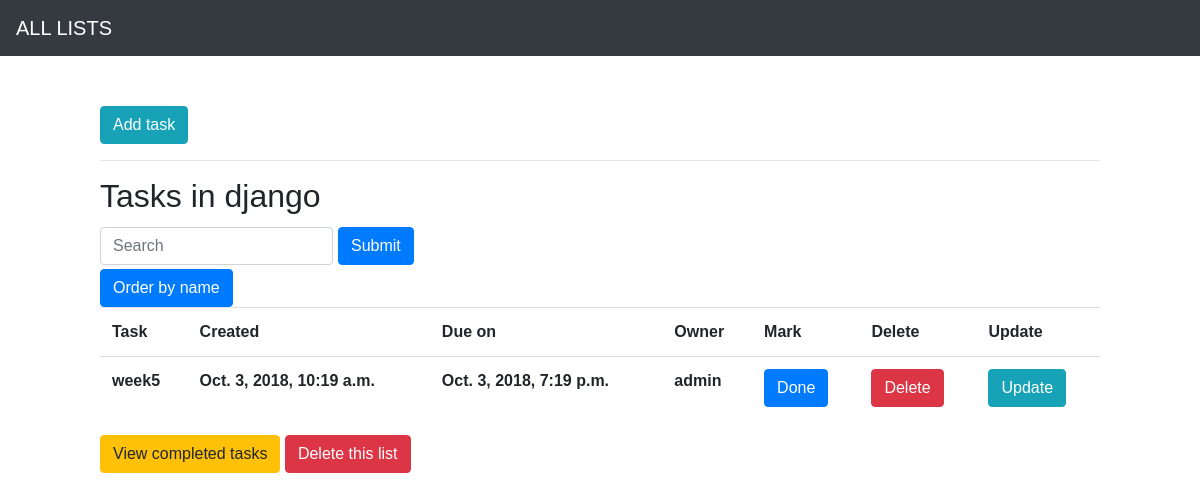
/1/todolist, run on an earlier commit of the app's database.
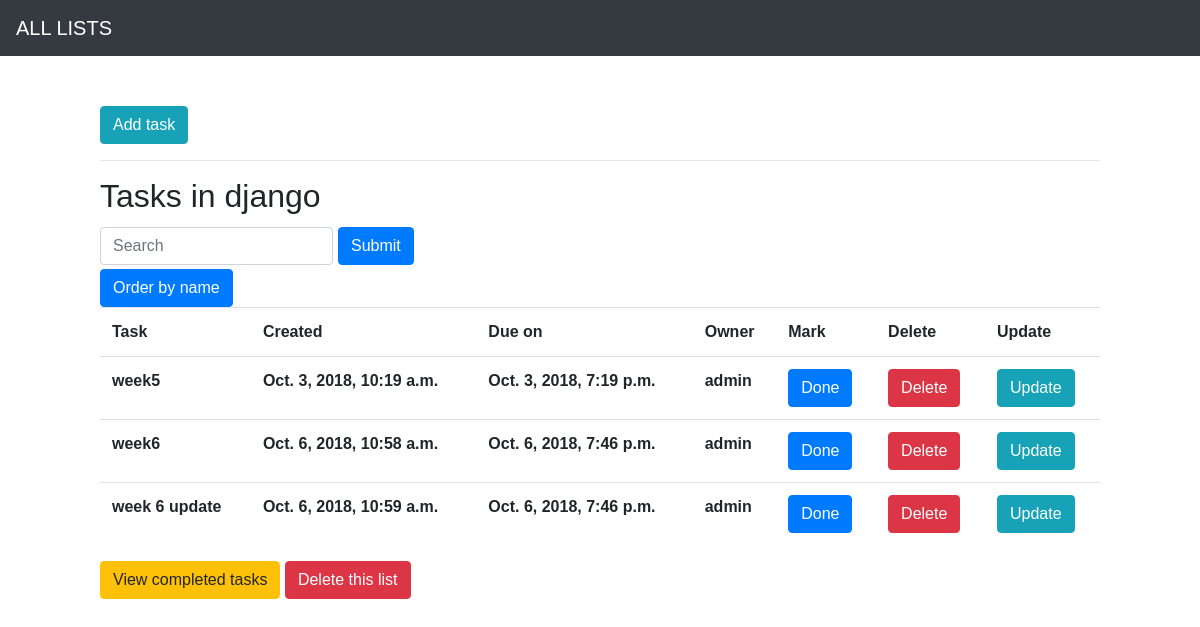
And on a later commit of the database.
### main/models.py (models this page shows, shortened)
class List(models.Model):
    name = models.CharField(max_length=255)

class Task(models.Model):
    name = models.CharField(max_length = 255)
    created = models.DateTimeField(default=datetime.now())
    due_on = models.DateTimeField(default=None)
    owner = models.ForeignKey(User, on_delete=models.CASCADE)
    mark = models.BooleanField(default = False)
    list_id = models.ForeignKey(List, on_delete=models.CASCADE, default=None, related_name='tasks')

### main/views.py (the view, shortened to what this page needs)
# urls.py: path('<int:fk>/todolist', views.to_do_list),
def to_do_list(request, fk):
    if request.method == 'GET':
        form = SearchListForm(request.GET)
    the_list = List.objects.get(id = fk)
    tasks = the_list.tasks.all()
    context = {
        'tasks': tasks,
        'list': the_list,
        'fk': fk,
    }
    return render(request, 'main/todo_list.html', context)

### templates/main/todo_list.html
{% extends 'base.html'%}
{% load staticfiles %}
{% block header %}
<a href="./new_task"><button type="button" class="btn btn-info">Add task</button></a>
{% endblock%}
{% block content %}
<hr>
<h2>Tasks in {{list.name}}</h2>
<form method="GET" class="form-inline" action="">
    <input class="form-control" type="text" name = "name" placeholder="Search">
    <button type="submit" class="btn btn-primary my-1" style="margin-left: 5px;">Submit</button>
</form>
<button type="button" class="btn btn-primary" onclick="window.location.href='/1/todolist?order=name'" >Order by name</button>
<table class="table">
    <tr>
        <th>Task</th>
        <th>Created</th>
        <th>Due on</th>
        <th>Owner</th>
        <th>Mark</th>
        <th>Delete</th>
        <th>Update</th>
    </tr>
    {% for task in tasks %}
    {% if task.mark is False %}
    <tr>
        <th>{{task.name}}</th>
        <th>{{task.created}}</th>
        <th>{{task.due_on}}</th>
        <th>{{task.owner}}</th>
        <th>
            <a href="./updatetask/{{task.id}}"><button type="button" class="btn btn-primary">Done</button></a>
        </th>
        <th>
            <a href="./deletetask/{{task.id}}"><button type="button" class="btn btn-danger">Delete</button></a>
        </th>
        <th>
            <a href="./updatealltask/{{task.id}}"><button type="button" class="btn btn-info">Update</button></a>
        </th>
    {% endif %}
    </tr>
    {% endfor %}
</table>
{% endblock %}
{% block footer %}
<a href="./donelist"><button type="button"  class="btn btn-warning">View completed tasks</button></a>
<a href="./delete_list"><button type="button"  class="btn btn-danger">Delete this list</button></a>
{% endblock%}

### templates/base.html (shortened to what this page needs)
{% load staticfiles%}
<!DOCTYPE html>
<html lang="en">
<head>
    <link rel="stylesheet" href="https://stackpath.bootstrapcdn.com/bootstrap/4.1.3/css/bootstrap.min.css">
    <link rel="stylesheet" href="{% static 'base.css' %}">
</head>
<body>
    <nav class="navbar navbar-dark bg-dark">
        <a class="navbar-brand" href="{% url 'index' %}">ALL LISTS</a>
    </nav>
    <div class="content">
        {% block header %}
        {% endblock %}
        {% block content %}
        {% endblock %}
        {% block footer %}
        {% endblock %}
    </div>
</body>
</html>

### static/base.css (style rules this page uses)
.content { margin-left: 100px; margin-right: 100px; margin-top: 50px; margin-bottom: 50px; }
body { font-family: Arial, Helvetica, sans-serif }

What changed in the data, as far as the page shows it:
added Task: name "week6", created "Oct. 6, 2018, 10:58 a.m.", due_on "Oct. 6, 2018, 7:46 p.m.", owner "admin"
added Task: name "week 6 update", created "Oct. 6, 2018, 10:59 a.m.", due_on "Oct. 6, 2018, 7:46 p.m.", owner "admin"
